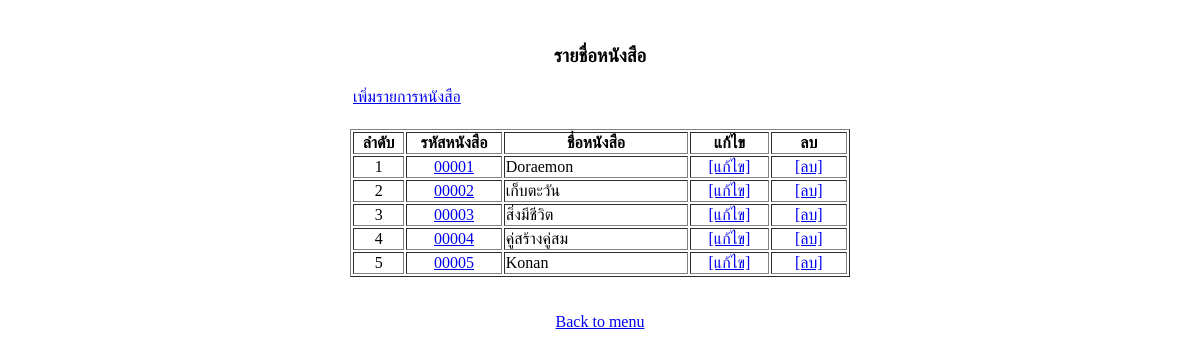
The app's page /bookList1.php, older data.
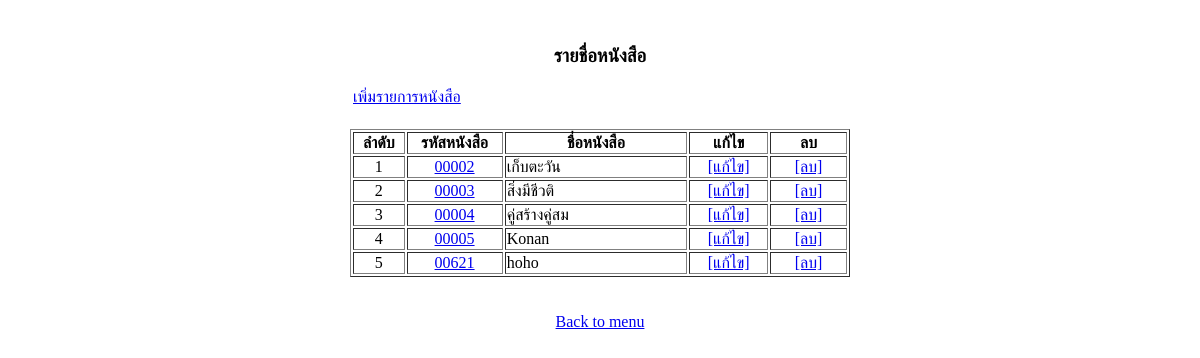
The same page, newer data.
### tables this page shows
CREATE TABLE `book` (
  `BookID` varchar(5) NOT NULL DEFAULT 'NO',
  `BookName` varchar(30) NOT NULL DEFAULT 'NO',
  `TypeID` char(3) NOT NULL DEFAULT 'NO',
  `StatusID` char(2) NOT NULL DEFAULT 'NO',
  `Publish` varchar(20) DEFAULT NULL,
  `UnitPrice` int(4) NOT NULL,
  `UnitRent` int(2) NOT NULL,
  `DayAmount` int(2) DEFAULT NULL,
  `Picture` varchar(30) DEFAULT NULL,
  `BookDate` date NOT NULL
);

### bookList1.php (the view, shortened to what this page needs)
<html>
<head><title>bookList1.php</title></head>
<body>
<?php
$hostname = "localhost";
$username = "root";
$password = "";
$dbName = "bookStore";
$conn = mysqli_connect($hostname, $username, $password);
mysqli_select_db($conn, $dbName) or die("ไม่สามารถเลือกฐานข้อมูล bookStoreได้");
mysqli_query($conn,"set character_set_connection=utf8mb4");
mysqli_query($conn,"set character_set_client=utf8mb4");
mysqli_query($conn,"set character_set_results=utf8mb4");
$sql = "select * from book order by BookID";
$result = mysqli_query ($conn, $sql);
echo '<center>';
echo '<br><h3>รายชื่อหนังสือ</h3>';
echo '<table width="500" border="0">';
echo '<tr><td align="left"><a href="bookInsert1.php">เพิ่มรายการหนังสือ
</a></td><tr>';
echo '</table>';
echo '<br><table width="500" border="1">';
echo '<tr bgcolor="">';
echo '<th width ="50" >ลำดับ</th>';
echo '<th width ="100">รหัสหนังสือ</th>';
echo '<th width = "200">ชื่อหนังสือ</th>';
echo '<th width ="80">แก้ไข</th>';
echo '<th width ="80">ลบ</th></tr>';
$row=1;
while ($rs = mysqli_fetch_array($result))
{
echo '<tr align="center" bgcolor="">';
echo '<td>'.$row.'</td>';
echo '<td><a
href="bookDetail1_edit.php?bookId='.$rs[0].'">'.$rs[0].'</a></td>';
echo '<td align="left">'.$rs[1].'</td>';
echo '<td><a href="bookUpdate1.php?bookId='.$rs[0].'">[แก้ไข]
</a></td>';
echo '<td><a href="bookDelete1.php?bookId='.$rs[0].'"
onclick="return confirm(\' ยืนยันการลบข้อมูลหนังสือ '.$rs[1].'\')">[ลบ]</a></td>';
echo '</tr>';
$row++;
}
echo '</table>';
echo '<br><br><a href="menu1.php">Back to menu</a>';
echo '</center>';
?>
</body>
</html>

Row changes from the older to the newer data that the page shows:
removed book: BookID "00001", BookName "Doraemon"
changed book id 00003: BookName "สิ่งมีชีวิต" → "สิ่งมีชีวติ"
added book: BookID "00621", BookName "hoho"
